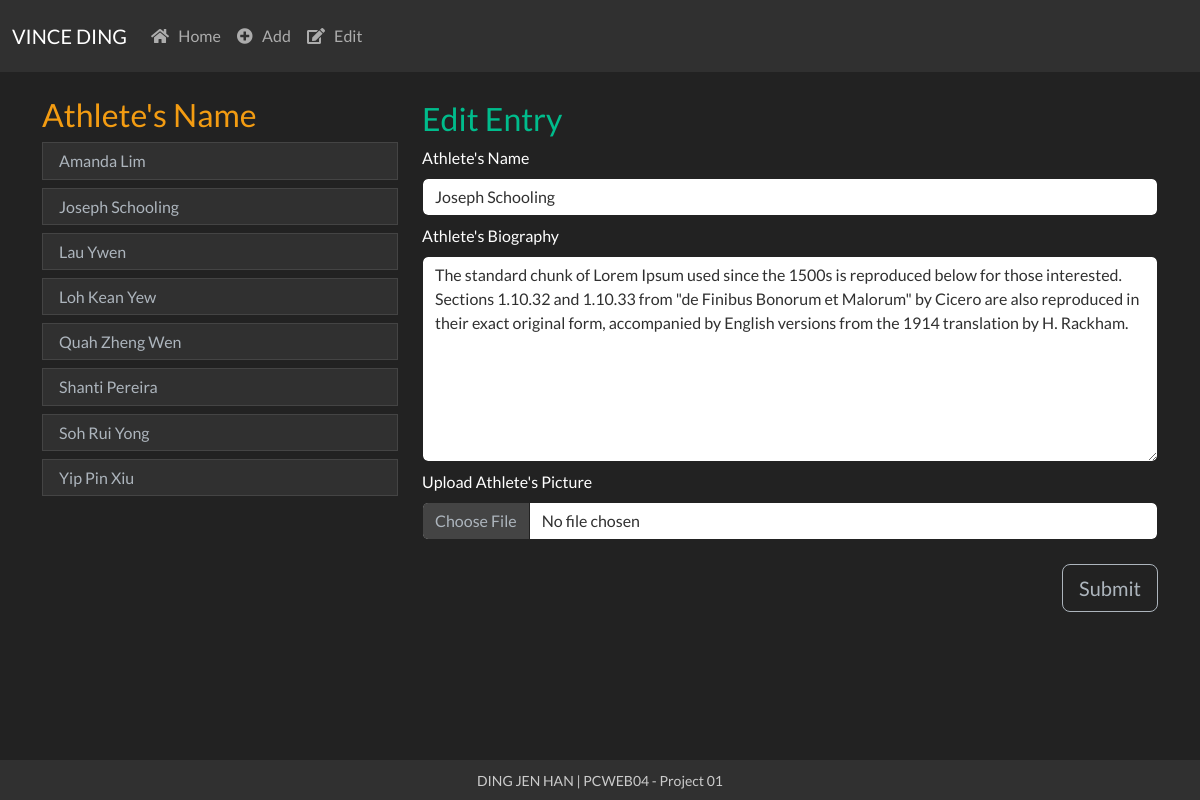
Page /edit.php?name=Joseph Schooling on the committed database.
### tables this page shows
CREATE TABLE `players` (
  `PlayerName` varchar(50) NOT NULL,
  `Description` text DEFAULT NULL,
  `Image` blob DEFAULT NULL
);

### edit.php (the view, shortened to what this page needs)
<?php
	require "config/db.php";
	if(isset($_GET["name"])){
		$name = $_GET["name"];
		$query = "SELECT * FROM players WHERE PlayerName = '$name' ";
		$query_run = mysqli_query($con, $query);
		$row = mysqli_fetch_array($query_run);
		$playername = $row["PlayerName"];
		$playerdesc = $row["Description"];
		} else {
		}
?>
<?php include('inc/header.php'); ?>
<body>
	<div class = "container">
		<div class = "row">
			<div class = "col-4 text-warning mt-4 mb-4" id="pname">
				<h3>Athlete's Name</h3>
				<?php
					$query = "SELECT PlayerName FROM players";
					$result = mysqli_query($con, $query);
					while($row = mysqli_fetch_array($result)){
						$name = $row['PlayerName'];
						echo
						"
						<div class=\"list-group \" >
						<h6><a class=\"text-light list-group-item list-group-item-action btn-lg btn-dark \" style=\"text-decoration: none \"
						href='edit.php?name=$name'> $name<br></a> </h6>
						</div>
						";
					}
				?>
			</div>
			<div class = "col-8 mt-4">
				<?php
					if(isset($_GET["name"])){
					$name = $_GET["name"];
					echo '
					<div class="text-success mb-2">
					<h3 class="mt-1 ">Edit Entry</h3>
					</div>
					<form method = "post" enctype="multipart/form-data" action = "';
					echo htmlspecialchars("edit.php?name=$name");
					echo '">';
					echo '
					<div class="form-group">
					<label class="form-label ">Athlete\'s Name</label>
						<input class="form-control" value="'.$playername.'"" type="text" name="player">
					</div>
					<div class="form-group">
						<label class="form-label mt-2">Athlete\'s Biography</label>
						<textarea class="form-control" name="description" rows="8">'.$playerdesc.'</textarea>
					</div>
					<label class="form-label mt-2">Upload Athlete\'s Picture</label>
					<div class="form-group d-flex justify-content-end ">
						<input class="form-control" type="file" name="image">
					</div>
					<div class="form-group d-flex justify-content-end">
						<input class="btn btn-lg btn-outline-light mt-4 mb-3" type="submit" value="Submit" name="upload">
					</div>
					</form>';
				}
				?>
				</div>
			</div>
		</div>
<?php include('inc/footer.php'); ?>

### rows in the picture
players: PlayerName "Amanda Lim"
players: PlayerName "Joseph Schooling", player "Joseph Schooling", description "The standard chunk of Lorem Ipsum used since the 1500s is reproduced below for those interested. Sections 1.10.32 and 1.10.33 from \"de Finibus Bonorum et Malorum\" by Cicero are also reproduced in their exact original form, accompanied by English versions from the 1914 translation by H. Rackham."
players: PlayerName "Lau Ywen"
players: PlayerName "Loh Kean Yew"
players: PlayerName "Quah Zheng Wen"
players: PlayerName "Shanti Pereira"
players: PlayerName "Soh Rui Yong"
players: PlayerName "Yip Pin Xiu"
